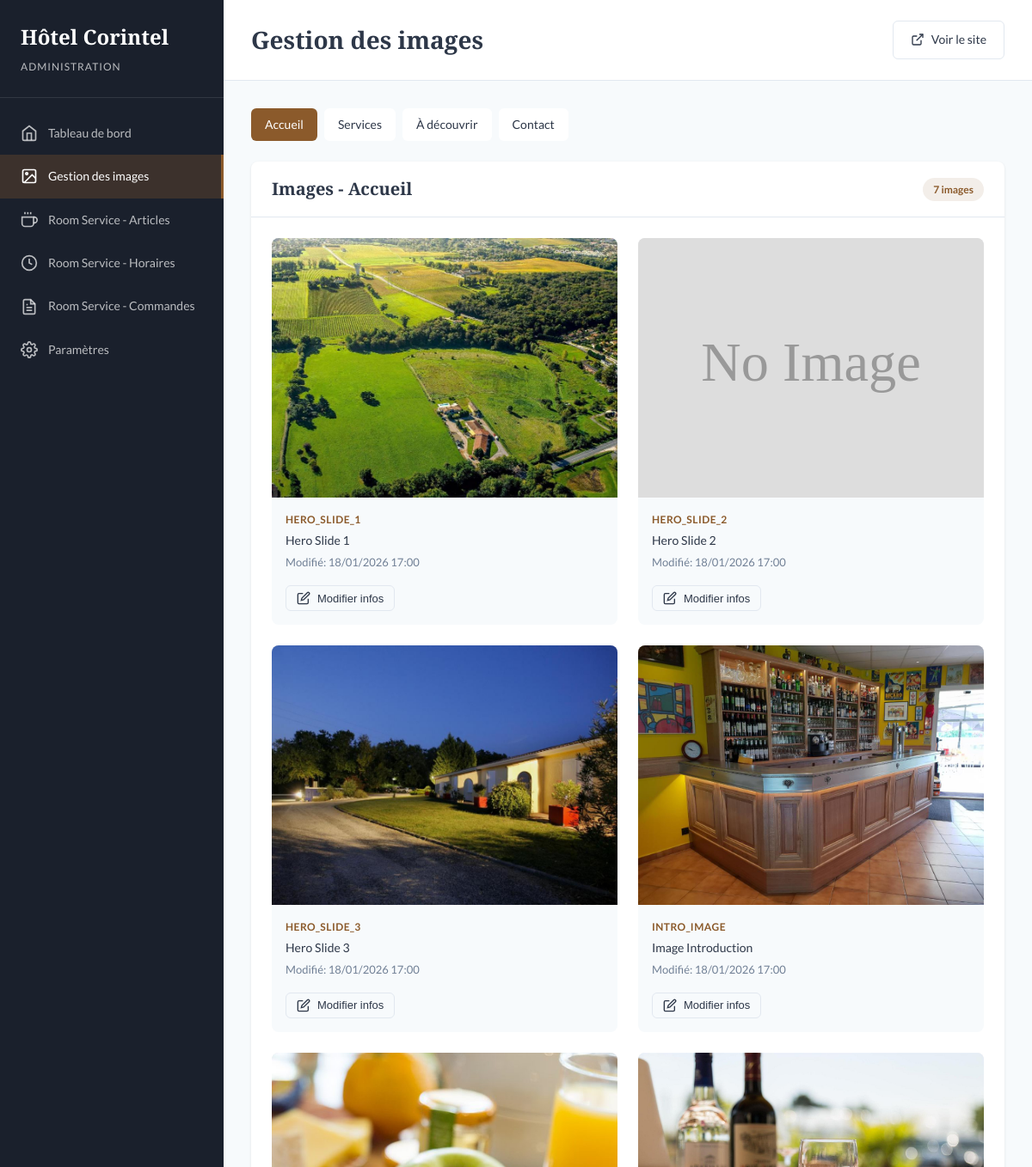
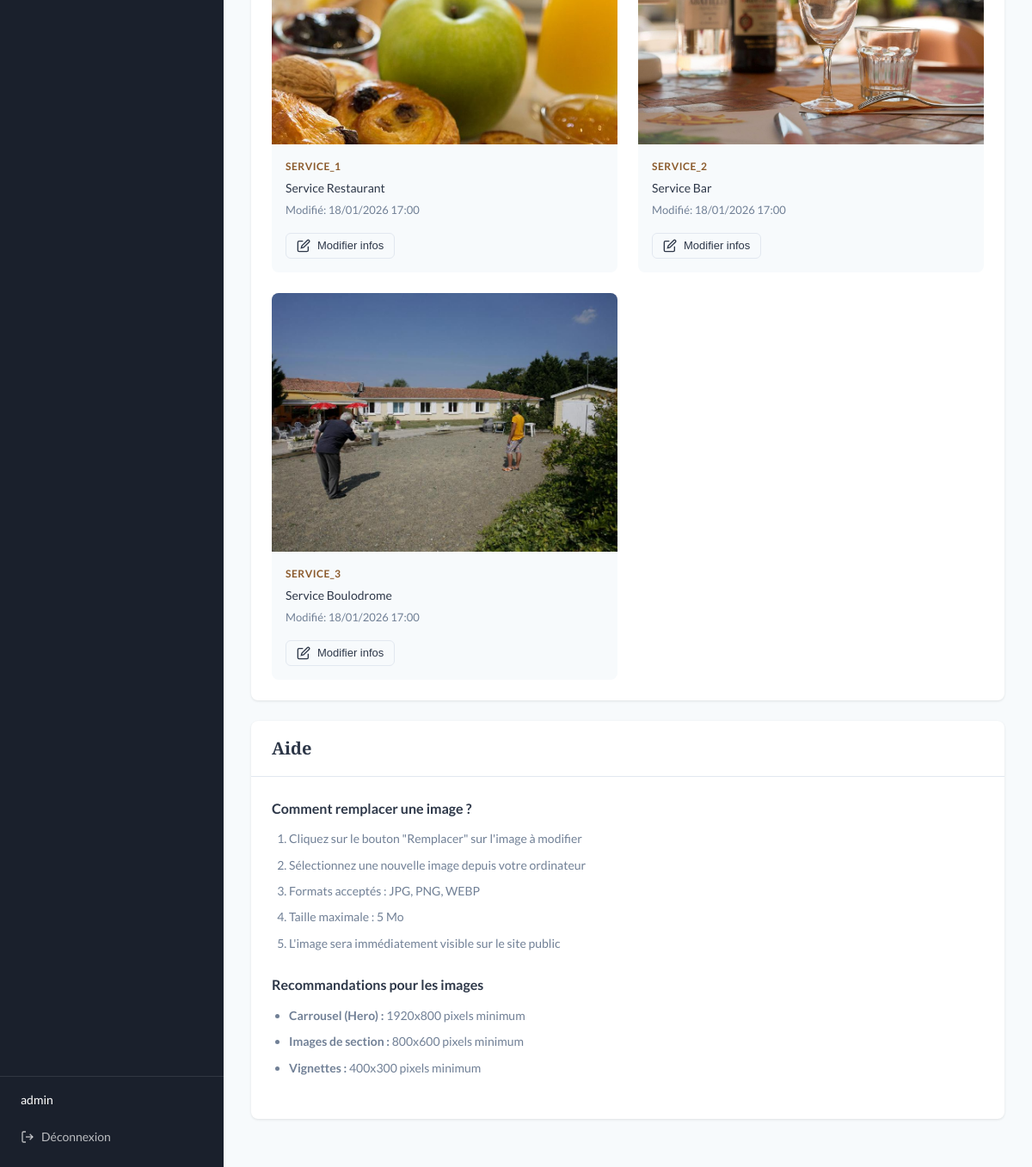
/admin/images.php (signed in), run on the app's committed database (2 pictures, top to bottom).
### tables this page shows
CREATE TABLE IF NOT EXISTS images (
    id INT AUTO_INCREMENT PRIMARY KEY,
    filename VARCHAR(255) NOT NULL,
    original_filename VARCHAR(255),
    section VARCHAR(50) NOT NULL,
    position INT NOT NULL DEFAULT 1,
    slot_name VARCHAR(100),
    title VARCHAR(255),
    alt_text VARCHAR(255),
    created_at DATETIME DEFAULT CURRENT_TIMESTAMP,
    updated_at DATETIME DEFAULT CURRENT_TIMESTAMP ON UPDATE CURRENT_TIMESTAMP,
    UNIQUE KEY unique_section_position (section, position),
    INDEX idx_section (section)
);

### includes/auth.php (called while the page is built, shortened)
<?php
function getCurrentAdmin(): ?array {
    $pdo = getDatabase();
    $stmt = $pdo->prepare('SELECT id, username, email, last_login FROM admins WHERE id = ?');
    $stmt->execute([$_SESSION['admin_id']]);
    return $stmt->fetch() ?: null;
}

### includes/functions.php (called while the page is built, shortened)
<?php
function getImagesBySection(string $section): array {
    $pdo = getDatabase();
    $stmt = $pdo->prepare('SELECT * FROM images WHERE section = ? ORDER BY position ASC');
    $stmt->execute([$section]);
    return $stmt->fetchAll();
}
function getAllSections(): array {
    return [
        'home' => 'Accueil',
        'services' => 'Services',
        'activities' => 'À découvrir',
        'contact' => 'Contact'
    ];
}
function h(string $string): string {
    return htmlspecialchars($string, ENT_QUOTES, 'UTF-8');
}
function formatDate(?string $date): string {
    return date('d/m/Y H:i', strtotime($date));
}

### admin/images.php (the view, shortened to what this page needs)
<?php
require_once __DIR__ . '/../includes/auth.php';
require_once __DIR__ . '/../includes/functions.php';
$admin = getCurrentAdmin();
$sections = getAllSections();
$currentSection = $_GET['section'] ?? 'home';
$images = getImagesBySection($currentSection);
?>
<!DOCTYPE html>
<html lang="fr">
<head>
    <link rel="stylesheet" href="admin-style.css">
</head>
<body>
    <div class="admin-layout">
        <aside class="admin-sidebar">
            <div class="sidebar-header">
                <h2>Hôtel Corintel</h2>
                <span>Administration</span>
            </div>
            <nav class="sidebar-nav">
                <a href="index.php" class="nav-item">
                    <svg viewBox="0 0 24 24" fill="none" stroke="currentColor" stroke-width="2">
                        <path d="M3 9l9-7 9 7v11a2 2 0 0 1-2 2H5a2 2 0 0 1-2-2z"/>
                        <polyline points="9 22 9 12 15 12 15 22"/>
                    </svg>
                    Tableau de bord
                </a>
                <a href="images.php" class="nav-item active">
                    <svg viewBox="0 0 24 24" fill="none" stroke="currentColor" stroke-width="2">
                        <rect x="3" y="3" width="18" height="18" rx="2" ry="2"/>
                        <circle cx="8.5" cy="8.5" r="1.5"/>
                        <polyline points="21 15 16 10 5 21"/>
                    </svg>
                    Gestion des images
                </a>
                <a href="room-service-items.php" class="nav-item">
                    <svg viewBox="0 0 24 24" fill="none" stroke="currentColor" stroke-width="2">
                        <path d="M18 8h1a4 4 0 0 1 0 8h-1"/>
                        <path d="M2 8h16v9a4 4 0 0 1-4 4H6a4 4 0 0 1-4-4V8z"/>
                        <line x1="6" y1="1" x2="6" y2="4"/>
                        <line x1="10" y1="1" x2="10" y2="4"/>
                        <line x1="14" y1="1" x2="14" y2="4"/>
                    </svg>
                    Room Service - Articles
                </a>
                <a href="room-service-categories.php" class="nav-item">
                    <svg viewBox="0 0 24 24" fill="none" stroke="currentColor" stroke-width="2">
                        <circle cx="12" cy="12" r="10"/>
                        <polyline points="12 6 12 12 16 14"/>
                    </svg>
                    Room Service - Horaires
                </a>
                <a href="room-service-orders.php" class="nav-item">
                    <svg viewBox="0 0 24 24" fill="none" stroke="currentColor" stroke-width="2">
                        <path d="M14 2H6a2 2 0 0 0-2 2v16a2 2 0 0 0 2 2h12a2 2 0 0 0 2-2V8z"/>
                        <polyline points="14 2 14 8 20 8"/>
                        <line x1="16" y1="13" x2="8" y2="13"/>
                        <line x1="16" y1="17" x2="8" y2="17"/>
                        <polyline points="10 9 9 9 8 9"/>
                    </svg>
                    Room Service - Commandes
                </a>
                <a href="settings.php" class="nav-item">
                    Paramètres
                </a>
            </nav>
            <div class="sidebar-footer">
                <div class="user-info">
                    <span class="user-name"><?= h($admin['username']) ?></span>
                </div>
                <a href="logout.php" class="logout-btn">
                    <svg viewBox="0 0 24 24" fill="none" stroke="currentColor" stroke-width="2">
                        <path d="M9 21H5a2 2 0 0 1-2-2V5a2 2 0 0 1 2-2h4"/>
                        <polyline points="16 17 21 12 16 7"/>
                        <line x1="21" y1="12" x2="9" y2="12"/>
                    </svg>
                    Déconnexion
                </a>
            </div>
        </aside>
        <main class="admin-main">
            <header class="admin-header">
                <h1>Gestion des images</h1>
                <a href="../index.html" target="_blank" class="btn btn-outline">
                    <svg viewBox="0 0 24 24" fill="none" stroke="currentColor" stroke-width="2">
                        <path d="M18 13v6a2 2 0 0 1-2 2H5a2 2 0 0 1-2-2V8a2 2 0 0 1 2-2h6"/>
                        <polyline points="15 3 21 3 21 9"/>
                        <line x1="10" y1="14" x2="21" y2="3"/>
                    </svg>
                    Voir le site
                </a>
            </header>
            <div class="admin-content">
                <div class="section-tabs">
                    <?php foreach ($sections as $key => $name): ?>
                        <a href="?section=<?= h($key) ?>"
                           class="section-tab <?= $key === $currentSection ? 'active' : '' ?>">
                            <?= h($name) ?>
                        </a>
                    <?php endforeach; ?>
                </div>
                <div class="card">
                    <div class="card-header">
                        <h2>Images - <?= h($sections[$currentSection]) ?></h2>
                        <span class="badge"><?= count($images) ?> images</span>
                    </div>
                    <div class="card-body">
                        <?php if (empty($images)): ?>
                            <p class="empty-state">Aucune image configurée pour cette section.</p>
                        <?php else: ?>
                            <div class="images-grid">
                                <?php foreach ($images as $image): ?>
                                    <div class="image-card" data-id="<?= $image['id'] ?>">
                                        <div class="image-preview">
                                        </div>
                                        <div class="image-info">
                                            <span class="image-slot"><?= h($image['slot_name'] ?? 'Position ' . $image['position']) ?></span>
                                            <span class="image-title"><?= h($image['title'] ?? 'Sans titre') ?></span>
                                            <span class="image-date">Modifié: <?= formatDate($image['updated_at']) ?></span>
                                        </div>
                                        <div class="image-actions">
                                            <button type="button" class="btn btn-sm btn-outline" onclick="openEditModal(<?= htmlspecialchars(json_encode($image)) ?>)">
                                                <svg viewBox="0 0 24 24" fill="none" stroke="currentColor" stroke-width="2">
                                                    <path d="M11 4H4a2 2 0 0 0-2 2v14a2 2 0 0 0 2 2h14a2 2 0 0 0 2-2v-7"/>
                                                    <path d="M18.5 2.5a2.121 2.121 0 0 1 3 3L12 15l-4 1 1-4 9.5-9.5z"/>
                                                </svg>
                                                Modifier infos
                                            </button>
                                        </div>
                                    </div>
                                <?php endforeach; ?>
                            </div>
                        <?php endif; ?>
                    </div>
                </div>
                <div class="card">
                    <div class="card-header">
                        <h2>Aide</h2>
                    </div>
                    <div class="card-body">
                        <div class="help-content">
                            <h4>Comment remplacer une image ?</h4>
                            <ol>
                                <li>Cliquez sur le bouton "Remplacer" sur l'image à modifier</li>
                                <li>Sélectionnez une nouvelle image depuis votre ordinateur</li>
                                <li>Formats acceptés : JPG, PNG, WEBP</li>
                                <li>Taille maximale : 5 Mo</li>
                                <li>L'image sera immédiatement visible sur le site public</li>
                            </ol>
                            <h4>Recommandations pour les images</h4>
                            <ul>
                                <li><strong>Carrousel (Hero) :</strong> 1920x800 pixels minimum</li>
                                <li><strong>Images de section :</strong> 800x600 pixels minimum</li>
                                <li><strong>Vignettes :</strong> 400x300 pixels minimum</li>
                            </ul>
                        </div>
                    </div>
                </div>
            </div>
        </main>
    </div>
</body>
</html>

### data on the page
images: slot_name "HERO_SLIDE_1", title "Hero Slide 1", updated_at "18/01/2026 17:00"
images: slot_name "HERO_SLIDE_2", title "Hero Slide 2", updated_at "18/01/2026 17:00"
images: slot_name "HERO_SLIDE_3", title "Hero Slide 3", updated_at "18/01/2026 17:00"
images: slot_name "INTRO_IMAGE", title "Image Introduction", updated_at "18/01/2026 17:00"
images: slot_name "SERVICE_1", title "Service Restaurant", updated_at "18/01/2026 17:00"
images: slot_name "SERVICE_2", title "Service Bar", updated_at "18/01/2026 17:00"
images: slot_name "SERVICE_3", title "Service Boulodrome", updated_at "18/01/2026 17:00"

### other printed values
$admin['username'] "admin"
$name "Accueil"
$name "Services"
$name "À découvrir"
$name "Contact"
$sections[$currentSection] "Accueil"
count($images) "7"
